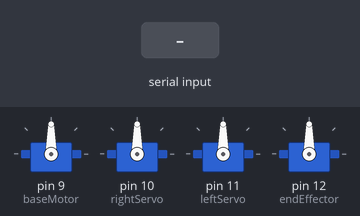
This sketch was run on a simulated Arduino Uno, built with avr-gcc and run on an emulated ATmega328P. Shown: 4 × servo. The inputs (shaded band) are chosen by the test bench.

Above: at 1.2 s.
1.3 s: "30,150,10\n" received over Serial
At 1.9 s:
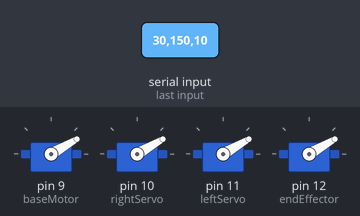
2.8 s: "5\n" received over Serial
At 3.9 s:
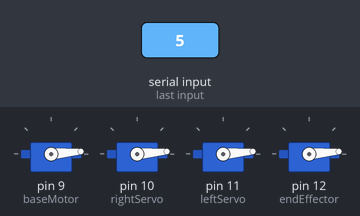
4.3 s: "200\n" received over Serial
At 5.1 s:
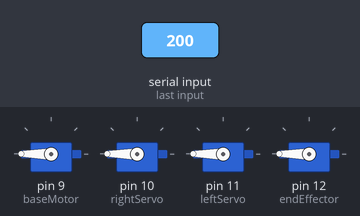
5.8 s: "90,45,200\n" received over Serial
At 6.5 s:
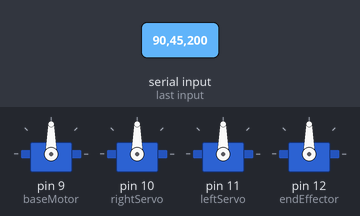
7.3 s: "30,150\n" received over Serial
At 8.7 s:
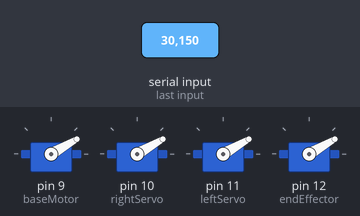
Timing chart, 0 to 9.8 s (numbered marks = the images above; inputs shaded):
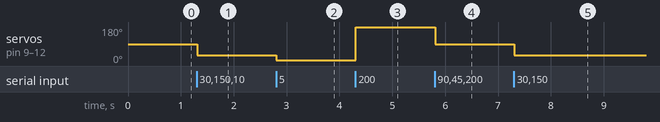

Measured:
- after the input at 1.3 s, servo on pin 9 (baseMotor), servo on pin 10 (rightServo), servo on pin 11 (leftServo), servo on pin 12 (endEffector): 90° → 30° at once
- after the input at 2.8 s, servo on pin 9 (baseMotor), servo on pin 10 (rightServo), servo on pin 11 (leftServo), servo on pin 12 (endEffector): 30° → 5° at once
- after the input at 4.3 s, servo on pin 9 (baseMotor), servo on pin 10 (rightServo), servo on pin 11 (leftServo), servo on pin 12 (endEffector): 5° → 180° at once
- after the input at 5.8 s, servo on pin 9 (baseMotor), servo on pin 10 (rightServo), servo on pin 11 (leftServo), servo on pin 12 (endEffector): 180° → 90° at once
- after the input at 7.3 s, servo on pin 9 (baseMotor), servo on pin 10 (rightServo), servo on pin 11 (leftServo), servo on pin 12 (endEffector): 90° → 30° at once

The sketch:

final_joystick.ino
```cpp
#include <Servo.h>

Servo baseMotor;
Servo rightServo;
Servo leftServo;
Servo endEffector;  // End effector servo

int baseAngle = 90;  // Initial positions
int rightServoAngle = 90;
int leftServoAngle = 90;
int endEffectorAngle = 90;  // End effector starts in a neutral position

void setup() {
  Serial.begin(9600);

  // Attach servos to corresponding pins
  baseMotor.attach(9);    // Base motor to pin 9
  rightServo.attach(10);  // Right servo to pin 10
  leftServo.attach(11);   // Left servo to pin 11
  endEffector.attach(12); // End effector to pin 12

  // Set initial positions
  baseMotor.write(baseAngle);
  rightServo.write(rightServoAngle);
  leftServo.write(leftServoAngle);
  endEffector.write(endEffectorAngle);
}

void loop() {
  if (Serial.available() > 0) {
    String data = Serial.readStringUntil('\n');

    // Parse incoming data
    int basePosIndex = data.indexOf('B');
    int rightPosIndex = data.indexOf('R');
    int leftPosIndex = data.indexOf('L');
    int endEffectorPosIndex = data.indexOf('E');

    // Extract angles
    baseAngle = data.substring(basePosIndex + 1, rightPosIndex).toInt();
    rightServoAngle = data.substring(rightPosIndex + 1, leftPosIndex).toInt();
    leftServoAngle = data.substring(leftPosIndex + 1, endEffectorPosIndex).toInt();
    endEffectorAngle = data.substring(endEffectorPosIndex + 1).toInt();

    // Write values to motors and servos
    baseMotor.write(baseAngle);
    rightServo.write(rightServoAngle);
    leftServo.write(leftServoAngle);
    endEffector.write(endEffectorAngle);
  }
}
```
